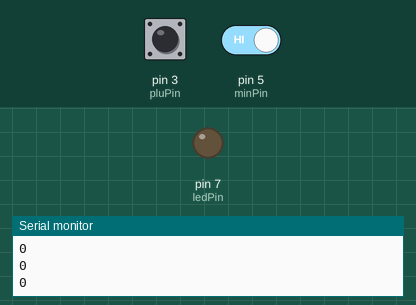
The sketch below on a simulated Arduino Uno, built with avr-gcc and run on an emulated ATmega328P. Parts: output pins drawn as LEDs (lit = HIGH), the last lines printed to the serial monitor. The inputs (shaded band) are chosen by the test bench; at power-on: pin 5 (minPin) HIGH, pin 3 (pluPin) HIGH.

Above: at 1.2 s.
1.3 s: pin 5 (minPin) driven LOW
At 2.0 s:
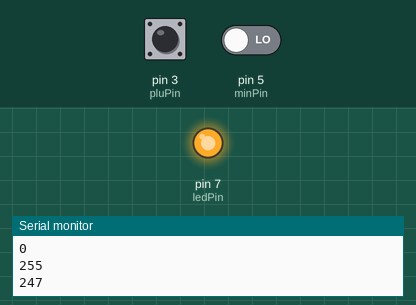
4.3 s: pin 5 (minPin) driven HIGH
At 5.0 s:
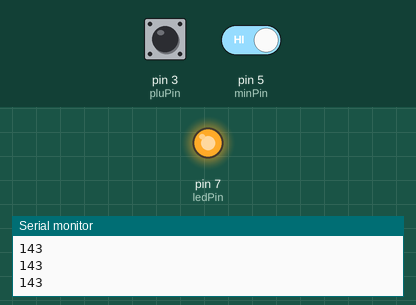
5.8 s: pin 3 (pluPin) pulled LOW for 3.2 s
At 9.0 s:
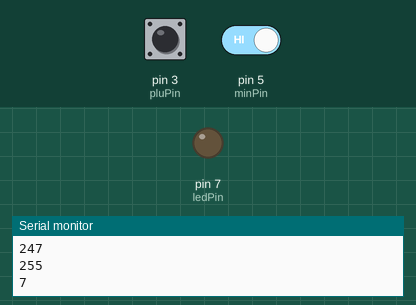
Timing chart, 0 to 10.5 s (numbered marks = the images above; inputs shaded):
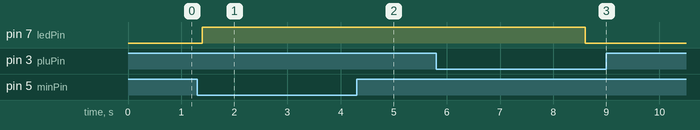

The sketch:

sketch_B1_1_5a.ino
```cpp
int ledPin = 7;      // LED connected to digital pin 9
int minPin = 5;
int pluPin = 3;
int val = 0;         // variable to store the read value

void setup()
{
  pinMode(ledPin, OUTPUT);   // sets the pin as output
  pinMode(minPin, INPUT);
  pinMode(pluPin, INPUT);
  Serial.begin(9600);
}

void loop()
{
  if (digitalRead(pluPin) == 0)
  {
    val = (val+8) %256;
  }
  if (digitalRead(minPin) == 0)
  {
    val = (val-8) %256;
    if (val < 0)
      val = 255;
  }

  analogWrite(ledPin, val);
  delay(200);
  Serial.println(val);
}
```

Measured:
- after the input at 1.3 s, pin 7 (ledPin): LOW → HIGH after 0.10 s
- after the input at 4.3 s, pin 7 (ledPin): stays HIGH (without the input it goes to LOW after 0.30 s)
- after the input at 5.8 s, pin 7 (ledPin): HIGH → LOW after 2.8 s
